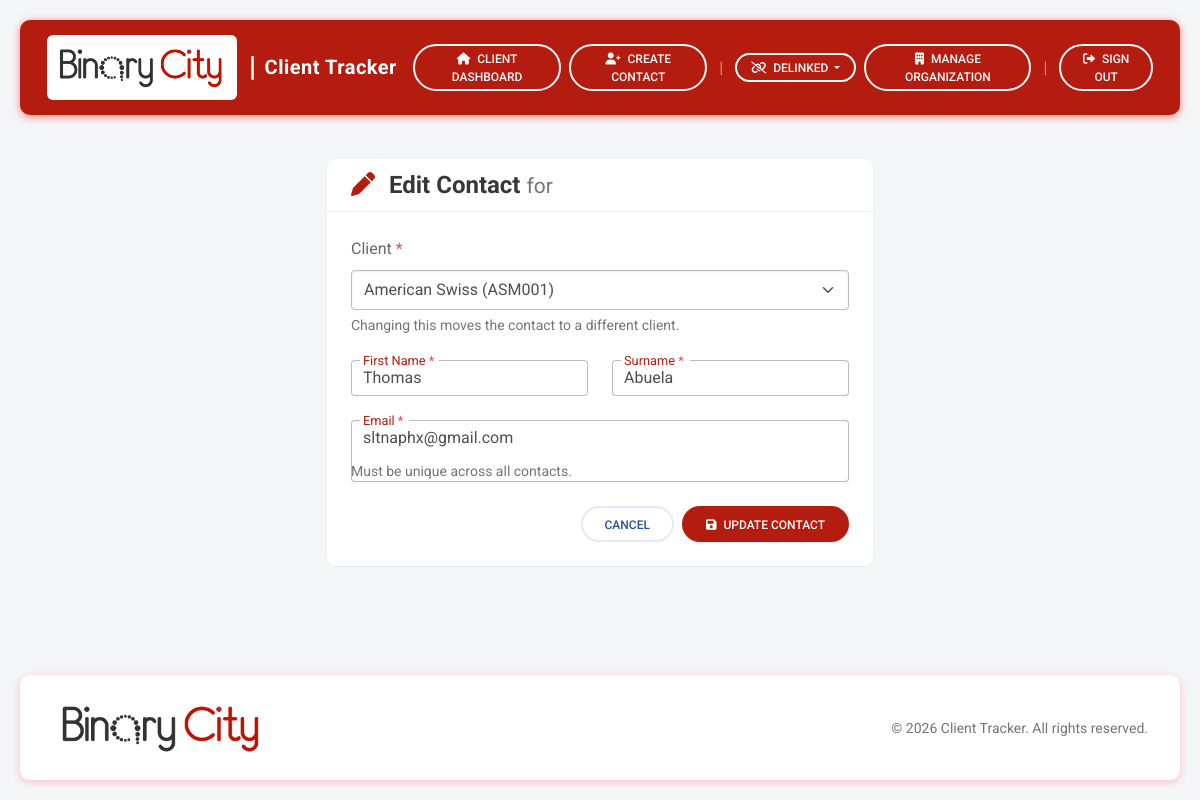
Page /contacts/2/edit/ (signed in) on the committed database.
### clientTrackerApp/models.py (models this page shows, shortened)
class Contact(models.Model):
    client = models.ForeignKey(Client,on_delete=models.SET_NULL, null=True,blank=True, related_name="contacts",)
    first_name = models.CharField(max_length=100)
    surname    = models.CharField(max_length=100)
    email      = models.EmailField(unique=True, validators=[EmailValidator()])
    created_at = models.DateTimeField(auto_now_add=True)
    history = HistoricalRecords()
    class Meta:
        ordering = ["surname", "first_name"]

### clientTrackerApp/views.py (the view)
# urls.py: path("contacts/<int:pk>/edit/", views.contact_edit, name="contact-edit"),
@login_required
@staff_required
def contact_edit(request, pk):
    contact = get_object_or_404(Contact.objects.select_related("client"), pk=pk)
    if request.method == "POST":
        form = ContactForm(request.POST, instance=contact)
        if form.is_valid():
            form.save()
            messages.success(request, "Contact updated.")
            return redirect("client-detail", pk=contact.client_id)
    else:
        form = ContactForm(instance=contact)
    return render(
        request,
        "clientTrackerApp/contacts/contact_edit.html",
        {"form": form, "contact": contact, "client": contact.client},
    )

### clientTrackerApp/forms.py (shortened to what this page needs)
class ContactForm(forms.ModelForm):
    class Meta:
        model = Contact
        fields = ["client", "first_name", "surname", "email"]
        widgets = {
            "client": forms.Select(attrs={"class": "form-select"}),
            "first_name": forms.TextInput(attrs={"class": "form-control"}),
            "surname": forms.TextInput(attrs={"class": "form-control"}),
            "email": forms.EmailInput(attrs={"class": "form-control"}),
        }
    def __init__(self, *args, client=None, **kwargs):
        super().__init__(*args, **kwargs)
        self._fixed_client = client
        if client is not None:
            self.fields.pop("client", None)

### templates/clientTrackerApp/contacts/contact_edit.html (shortened to what this page needs)
{% extends "base.html" %}
{% block content %}
<div class="row justify-content-center">
  <div class="col-md-8 col-lg-6">
    <div class="card shadow-1 border-0 rounded-3">
      <div class="card-header card-header-clean">
        <h4 class="mb-0 fw-bold">
          <i class="fas fa-pen text-ct me-2"></i> Edit Contact
          <small class="text-muted fw-normal">
            for {{ client.name }}
          </small>
        </h4>
      </div>
      <div class="card-body">
        <form method="post" novalidate>
          <div class="mb-4">
            <label for="{{ form.client.id_for_label }}" class="form-label fw-medium">
              Client <span class="text-danger">*</span>
            </label>
            <select id="{{ form.client.id_for_label }}" name="{{ form.client.name }}"
                    class="form-select {% if form.client.errors %}is-invalid{% endif %}" required>
              {% for opt in form.client.field.queryset %}
                <option value="{{ opt.pk }}"
                  {% if form.client.value|stringformat:"s" == opt.pk|stringformat:"s" %}selected{% endif %}>
                  {{ opt.name }} ({{ opt.code }})
                </option>
              {% endfor %}
            </select>
            <div class="form-text">
              Changing this moves the contact to a different client.
            </div>
          </div>
          <div class="row">
            <div class="col-md-6">
              <div class="form-outline mb-4">
                <input type="text" id="{{ form.first_name.id_for_label }}" name="{{ form.first_name.name }}"
                       class="form-control {% if form.first_name.errors %}is-invalid{% endif %}"
                       value="{{ form.first_name.value|default:'' }}" required>
                <label class="form-label" for="{{ form.first_name.id_for_label }}">First Name <span class="text-danger">*</span></label>
              </div>
            </div>
            <div class="col-md-6">
              <div class="form-outline mb-4">
                <input type="text" id="{{ form.surname.id_for_label }}" name="{{ form.surname.name }}"
                       class="form-control {% if form.surname.errors %}is-invalid{% endif %}"
                       value="{{ form.surname.value|default:'' }}" required>
                <label class="form-label" for="{{ form.surname.id_for_label }}">Surname <span class="text-danger">*</span></label>
              </div>
            </div>
          </div>
          <div class="form-outline mb-4">
            <input type="email" id="{{ form.email.id_for_label }}" name="{{ form.email.name }}"
                   class="form-control {% if form.email.errors %}is-invalid{% endif %}"
                   value="{{ form.email.value|default:'' }}" required>
            <label class="form-label" for="{{ form.email.id_for_label }}">Email <span class="text-danger">*</span></label>
            <div class="form-text">Must be unique across all contacts.</div>
          </div>
          <div class="d-flex justify-content-end gap-2">
            <a class="btn btn-outline-secondary btn-rounded" href="{% url 'client-detail' client.pk %}">Cancel</a>
            <button class="btn btn-ct btn-rounded shadow-1" type="submit">
              <i class="fas fa-save me-1"></i> Update Contact
            </button>
          </div>
        </form>
      </div>
    </div>
  </div>
</div>
{% endblock %}

### templates/base.html (style rules this page uses)
:root { --ct-red: #b51c10; --ct-grey: #989898; --ct-dark: #373737; --ct-red-dark: #8e150c; }
body { font-family: 'Roboto', sans-serif; background: #f5f6f8; color: var(--ct-dark); }
.btn-ct { background: var(--ct-red); color: #fff; border: none; }
.text-ct { color: var(--ct-red) !important; }
.card-header-clean { background: #fff; border-bottom: 1px solid #eef0f3; border-radius: .75rem .75rem 0 0 !important; }
.btn-rounded { border-radius: 50rem; }
.form-outline .form-control:focus ~ .form-label, .form-outline .form-control.active ~ .form-label { color: var(--ct-red); }

### rows in the picture
Contact: first_name "Thomas", surname "Abuela", email "sltnaphx@gmail.com"

### other values in the picture
form field client "American Swiss (ASM001)"
